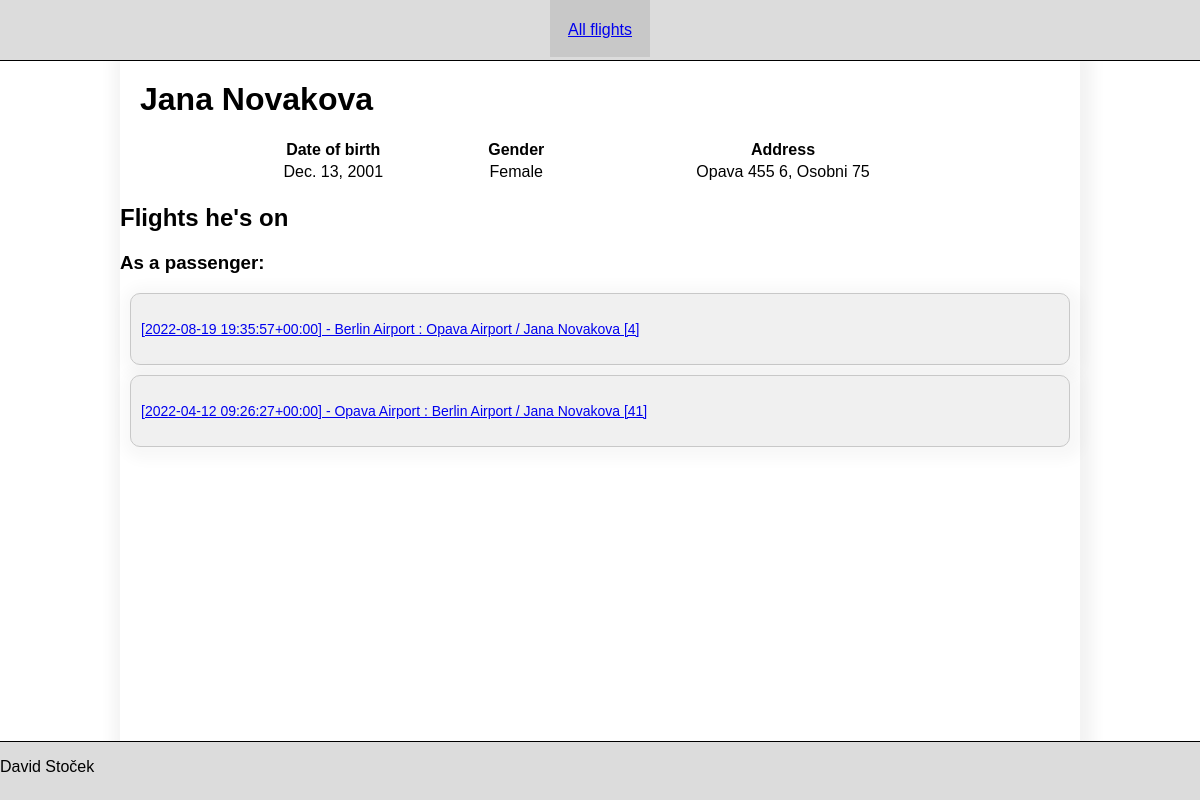
The app's page /person/3 with its own data.
### flight/models.py (models this page shows)
class Person(models.Model):
    name = models.CharField(max_length=60)
    surname = models.CharField(max_length=60)
    gender = models.CharField(max_length=6, choices=Gender.choices, default=Gender.MALE)
    date_of_birth = models.DateField()
    postcode = models.CharField(max_length=45)
    street_name = models.CharField(max_length=45)
    house_number = models.IntegerField()
    city = models.ForeignKey('City', on_delete=models.CASCADE)
    def __str__(self):
        return f'{self.name} {self.surname}'

class City(models.Model):
    name = models.CharField(max_length=100)
    country = models.ForeignKey('Country', on_delete=models.CASCADE)
    def __str__(self):
        return self.name

class Passenger(models.Model):
    seat = models.IntegerField()
    flight = models.ForeignKey('Flight', on_delete=models.CASCADE)
    person = models.ForeignKey('Person', on_delete=models.CASCADE)
    def __str__(self):
        return f'{self.flight} / {self.person} [{self.seat}]'

class Flight(models.Model):
    price = models.DecimalField(max_digits=32, decimal_places=2)
    terminal = models.IntegerField()
    date = models.DateTimeField()
    plane = models.ForeignKey('Plane', on_delete=models.CASCADE)
    start = models.ForeignKey('Airport', on_delete=models.CASCADE, related_name='hey')
    destination = models.ForeignKey('Airport', on_delete=models.CASCADE)
    def __str__(self):
        return f'[{self.date}] - {self.start} : {self.destination}'

class Airport(models.Model):
    name = models.CharField(max_length=45)
    city = models.ForeignKey('City', on_delete=models.CASCADE)
    def __str__(self):
        return self.name

### flight/views.py (the view)
# urls.py: path('person/<int:person_id>', views.person, name='person'),
def person(request, person_id):
    context = {
        'person': Person.objects.get(pk=person_id),
        'passengers': Passenger.objects.filter(person=person_id),
        'staffs': Staff.objects.filter(person=person_id)
    }
    return render(request, 'person/person.html', context=context)

### flight/templates/person/person.html (shortened to what this page needs)
{% extends 'base.html' %}
{% block content %}
    <h1>{{ person }}</h1>
    <table class="list_table">
        <tr>
            <th>Date of birth</th>
            <th>Gender</th>
            <th>Address</th>
        </tr>
        <tr>
            <td>{{ person.date_of_birth }}</td>
            <td>{{ person.gender }}</td>
            <td>{{ person.city }} {{ person.postcode }}, {{ person.street_name }} {{ person.house_number }}</td>
        </tr>
    </table>
    <h2>Flights he's on</h2>
    {% if passengers %}
        <h3>As a passenger:</h3>
        {% for passenger in passengers %}
            <a href="/flight/{{ passenger.flight.id }}">
                <span class="box-click">
                    {{ passenger }}
                </span>
            </a>
        {% endfor %}
    {% endif %}
{% endblock %}

### flight/static/css/styles.css (style rules this page uses)
* { font-family: sans-serif; }
body { background-color: white; margin: 0; padding: 0; }
h1 { padding: 20px; margin: 0; }
.box-click { font-size: 14px; display: block; border-radius: 10px; border: 1px solid rgb(200, 200, 200); height: 50px; background-color: rgb(240,240,240); box-shadow: 3px 3px 14px 10px rgba(0,0,0,0.03); padding: 10px; margin: 10px; cursor: pointer; transition: background-color 0.2s; line-height: 50px; }
.list_table { width: 80%; margin-left: 10%; }

### records on screen
Person: name+surname "Jana Novakova", date_of_birth "Dec. 13, 2001", gender "Female", city "Opava", postcode "455 6", street_name "Osobni", house_number "75"
Passenger: flight+person+seat "[2022-08-19 19:35:57+00:00] - Berlin Airport : Opava Airport / Jana Novakova [4]"
Passenger: flight+person+seat "[2022-04-12 09:26:27+00:00] - Opava Airport : Berlin Airport / Jana Novakova [41]"
